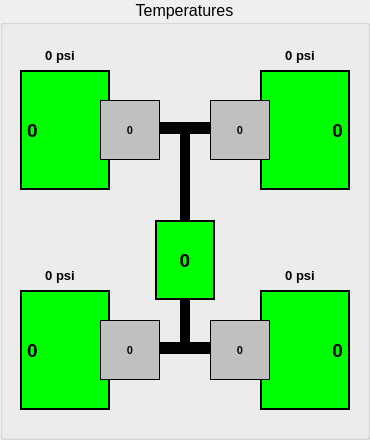
     <widget class="QGroupBox" name="group_temperatures">
      <property name="sizePolicy">
       <sizepolicy hsizetype="Fixed" vsizetype="Preferred">
        <horstretch>0</horstretch>
        <verstretch>0</verstretch>
       </sizepolicy>
      </property>
      <property name="minimumSize">
       <size>
        <width>370</width>
        <height>440</height>
       </size>
      </property>
      <property name="font">
       <font>
        <pointsize>12</pointsize>
        <weight>50</weight>
        <bold>false</bold>
       </font>
      </property>
      <property name="title">
       <string>Temperatures</string>
      </property>
      <property name="alignment">
       <set>Qt::AlignHCenter|Qt::AlignTop</set>
      </property>
      <property name="flat">
       <bool>false</bool>
      </property>
      <widget class="QLabel" name="temp_tyre_fl">
       <property name="geometry">
        <rect>
         <x>20</x>
         <y>70</y>
         <width>90</width>
         <height>120</height>
        </rect>
       </property>
       <property name="sizePolicy">
        <sizepolicy hsizetype="Fixed" vsizetype="Fixed">
         <horstretch>0</horstretch>
         <verstretch>0</verstretch>
        </sizepolicy>
       </property>
       <property name="font">
        <font>
         <family>Arial</family>
         <pointsize>14</pointsize>
         <weight>75</weight>
         <bold>true</bold>
        </font>
       </property>
       <property name="autoFillBackground">
        <bool>false</bool>
       </property>
       <property name="styleSheet">
        <string notr="true">background-color: hsv(120, 255, 255)</string>
       </property>
       <property name="frameShape">
        <enum>QFrame::Box</enum>
       </property>
       <property name="frameShadow">
        <enum>QFrame::Plain</enum>
       </property>
       <property name="lineWidth">
        <number>2</number>
       </property>
       <property name="text">
        <string>0</string>
       </property>
       <property name="scaledContents">
        <bool>false</bool>
       </property>
       <property name="alignment">
        <set>Qt::AlignLeading|Qt::AlignLeft|Qt::AlignVCenter</set>
       </property>
      </widget>
      <widget class="QLabel" name="temp_tyre_rl">
       <property name="geometry">
        <rect>
         <x>20</x>
         <y>290</y>
         <width>90</width>
         <height>120</height>
        </rect>
       </property>
       <property name="sizePolicy">
        <sizepolicy hsizetype="Fixed" vsizetype="Fixed">
         <horstretch>0</horstretch>
         <verstretch>0</verstretch>
        </sizepolicy>
       </property>
       <property name="font">
        <font>
         <pointsize>14</pointsize>
         <weight>75</weight>
         <bold>true</bold>
        </font>
       </property>
       <property name="styleSheet">
        <string notr="true">background-color: hsv(120, 255, 255)</string>
       </property>
       <property name="frameShape">
        <enum>QFrame::Box</enum>
       </property>
       <property name="lineWidth">
        <number>2</number>
       </property>
       <property name="text">
        <string>0</string>
       </property>
       <property name="alignment">
        <set>Qt::AlignLeading|Qt::AlignLeft|Qt::AlignVCenter</set>
       </property>
      </widget>
      <widget class="QLabel" name="temp_engine">
       <property name="geometry">
        <rect>
         <x>155</x>
         <y>220</y>
         <width>60</width>
         <height>80</height>
        </rect>
       </property>
       <property name="sizePolicy">
        <sizepolicy hsizetype="Fixed" vsizetype="Fixed">
         <horstretch>0</horstretch>
         <verstretch>0</verstretch>
        </sizepolicy>
       </property>
       <property name="font">
        <font>
         <pointsize>14</pointsize>
         <weight>75</weight>
         <bold>true</bold>
        </font>
       </property>
       <property name="styleSheet">
        <string notr="true">background-color: hsv(120, 255, 255)</string>
       </property>
       <property name="frameShape">
        <enum>QFrame::Box</enum>
       </property>
       <property name="lineWidth">
        <number>2</number>
       </property>
       <property name="text">
        <string>0</string>
       </property>
       <property name="alignment">
        <set>Qt::AlignCenter</set>
       </property>
      </widget>
      <widget class="QLabel" name="temp_tyre_fr">
       <property name="geometry">
        <rect>
         <x>260</x>
         <y>70</y>
         <width>90</width>
         <height>120</height>
        </rect>
       </property>
       <property name="sizePolicy">
        <sizepolicy hsizetype="Fixed" vsizetype="Fixed">
         <horstretch>0</horstretch>
         <verstretch>0</verstretch>
        </sizepolicy>
       </property>
       <property name="font">
        <font>
         <pointsize>14</pointsize>
         <weight>75</weight>
         <bold>true</bold>
        </font>
       </property>
       <property name="styleSheet">
        <string notr="true">background-color: hsv(120, 255, 255)</string>
       </property>
       <property name="frameShape">
        <enum>QFrame::Box</enum>
       </property>
       <property name="lineWidth">
        <number>2</number>
       </property>
       <property name="text">
        <string>0</string>
       </property>
       <property name="alignment">
        <set>Qt::AlignRight|Qt::AlignTrailing|Qt::AlignVCenter</set>
       </property>
      </widget>
      <widget class="QLabel" name="temp_tyre_rr">
       <property name="geometry">
        <rect>
         <x>260</x>
         <y>290</y>
         <width>90</width>
         <height>120</height>
        </rect>
       </property>
       <property name="sizePolicy">
        <sizepolicy hsizetype="Fixed" vsizetype="Fixed">
         <horstretch>0</horstretch>
         <verstretch>0</verstretch>
        </sizepolicy>
       </property>
       <property name="font">
        <font>
         <pointsize>14</pointsize>
         <weight>75</weight>
         <bold>true</bold>
        </font>
       </property>
       <property name="styleSheet">
        <string notr="true">background-color: hsv(120, 255, 255)</string>
       </property>
       <property name="frameShape">
        <enum>QFrame::Box</enum>
       </property>
       <property name="lineWidth">
        <number>2</number>
       </property>
       <property name="text">
        <string>0</string>
       </property>
       <property name="alignment">
        <set>Qt::AlignRight|Qt::AlignTrailing|Qt::AlignVCenter</set>
       </property>
      </widget>
      <widget class="Line" name="line_3">
       <property name="geometry">
        <rect>
         <x>175</x>
         <y>130</y>
         <width>21</width>
         <height>221</height>
        </rect>
       </property>
       <property name="sizePolicy">
        <sizepolicy hsizetype="Fixed" vsizetype="Fixed">
         <horstretch>0</horstretch>
         <verstretch>0</verstretch>
        </sizepolicy>
       </property>
       <property name="frameShadow">
        <enum>QFrame::Plain</enum>
       </property>
       <property name="lineWidth">
        <number>10</number>
       </property>
       <property name="midLineWidth">
        <number>10</number>
       </property>
       <property name="orientation">
        <enum>Qt::Vertical</enum>
       </property>
      </widget>
      <widget class="Line" name="line_6">
       <property name="geometry">
        <rect>
         <x>70</x>
         <y>120</y>
         <width>231</width>
         <height>16</height>
        </rect>
       </property>
       <property name="sizePolicy">
        <sizepolicy hsizetype="Fixed" vsizetype="Fixed">
         <horstretch>0</horstretch>
         <verstretch>0</verstretch>
        </sizepolicy>
       </property>
       <property name="frameShadow">
        <enum>QFrame::Plain</enum>
       </property>
       <property name="lineWidth">
        <number>12</number>
       </property>
       <property name="midLineWidth">
        <number>12</number>
       </property>
       <property name="orientation">
        <enum>Qt::Horizontal</enum>
       </property>
      </widget>
      <widget class="Line" name="line_7">
       <property name="geometry">
        <rect>
         <x>70</x>
         <y>340</y>
         <width>231</width>
         <height>16</height>
        </rect>
       </property>
       <property name="sizePolicy">
        <sizepolicy hsizetype="Fixed" vsizetype="Fixed">
         <horstretch>0</horstretch>
         <verstretch>0</verstretch>
        </sizepolicy>
       </property>
       <property name="frameShadow">
        <enum>QFrame::Plain</enum>
       </property>
       <property name="lineWidth">
        <number>12</number>
       </property>
       <property name="midLineWidth">
        <number>12</number>
       </property>
       <property name="orientation">
        <enum>Qt::Horizontal</enum>
       </property>
      </widget>
      <widget class="QLabel" name="temp_brake_fl">
       <property name="geometry">
        <rect>
         <x>100</x>
         <y>100</y>
         <width>60</width>
         <height>60</height>
        </rect>
       </property>
       <property name="sizePolicy">
        <sizepolicy hsizetype="Fixed" vsizetype="Fixed">
         <horstretch>0</horstretch>
         <verstretch>0</verstretch>
        </sizepolicy>
       </property>
       <property name="font">
        <font>
         <pointsize>8</pointsize>
         <weight>75</weight>
         <bold>true</bold>
        </font>
       </property>
       <property name="styleSheet">
        <string notr="true">background-color: rgb(192, 192, 192);</string>
       </property>
       <property name="frameShape">
        <enum>QFrame::Box</enum>
       </property>
       <property name="text">
        <string>0</string>
       </property>
       <property name="alignment">
        <set>Qt::AlignCenter</set>
       </property>
      </widget>
      <widget class="QLabel" name="temp_brake_fr">
       <property name="geometry">
        <rect>
         <x>210</x>
         <y>100</y>
         <width>60</width>
         <height>60</height>
        </rect>
       </property>
       <property name="sizePolicy">
        <sizepolicy hsizetype="Fixed" vsizetype="Fixed">
         <horstretch>0</horstretch>
         <verstretch>0</verstretch>
        </sizepolicy>
       </property>
       <property name="font">
        <font>
         <pointsize>8</pointsize>
         <weight>75</weight>
         <bold>true</bold>
        </font>
       </property>
       <property name="styleSheet">
        <string notr="true">background-color: rgb(192, 192, 192);</string>
       </property>
       <property name="frameShape">
        <enum>QFrame::Box</enum>
       </property>
       <property name="text">
        <string>0</string>
       </property>
       <property name="alignment">
        <set>Qt::AlignCenter</set>
       </property>
      </widget>
      <widget class="QLabel" name="temp_brake_rr">
       <property name="geometry">
        <rect>
         <x>210</x>
         <y>320</y>
         <width>60</width>
         <height>60</height>
        </rect>
       </property>
       <property name="sizePolicy">
        <sizepolicy hsizetype="Fixed" vsizetype="Fixed">
         <horstretch>0</horstretch>
         <verstretch>0</verstretch>
        </sizepolicy>
       </property>
       <property name="font">
        <font>
         <pointsize>8</pointsize>
         <weight>75</weight>
         <bold>true</bold>
        </font>
       </property>
       <property name="styleSheet">
        <string notr="true">background-color: rgb(192, 192, 192);</string>
       </property>
       <property name="frameShape">
        <enum>QFrame::Box</enum>
       </property>
       <property name="text">
        <string>0</string>
       </property>
       <property name="alignment">
        <set>Qt::AlignCenter</set>
       </property>
      </widget>
      <widget class="QLabel" name="temp_brake_rl">
       <property name="geometry">
        <rect>
         <x>100</x>
         <y>320</y>
         <width>60</width>
         <height>60</height>
        </rect>
       </property>
       <property name="sizePolicy">
        <sizepolicy hsizetype="Fixed" vsizetype="Fixed">
         <horstretch>0</horstretch>
         <verstretch>0</verstretch>
        </sizepolicy>
       </property>
       <property name="font">
        <font>
         <pointsize>8</pointsize>
         <weight>75</weight>
         <bold>true</bold>
        </font>
       </property>
       <property name="styleSheet">
        <string notr="true">background-color: rgb(192, 192, 192);</string>
       </property>
       <property name="frameShape">
        <enum>QFrame::Box</enum>
       </property>
       <property name="text">
        <string>0</string>
       </property>
       <property name="alignment">
        <set>Qt::AlignCenter</set>
       </property>
      </widget>
      <widget class="QLabel" name="pressure_fl">
       <property name="geometry">
        <rect>
         <x>20</x>
         <y>40</y>
         <width>80</width>
         <height>30</height>
        </rect>
       </property>
       <property name="sizePolicy">
        <sizepolicy hsizetype="Fixed" vsizetype="Fixed">
         <horstretch>0</horstretch>
         <verstretch>0</verstretch>
        </sizepolicy>
       </property>
       <property name="font">
        <font>
         <pointsize>10</pointsize>
         <weight>75</weight>
         <bold>true</bold>
        </font>
       </property>
       <property name="frameShape">
        <enum>QFrame::NoFrame</enum>
       </property>
       <property name="text">
        <string>0 psi</string>
       </property>
       <property name="alignment">
        <set>Qt::AlignCenter</set>
       </property>
      </widget>
      <widget class="QLabel" name="pressure_fr">
       <property name="geometry">
        <rect>
         <x>260</x>
         <y>40</y>
         <width>80</width>
         <height>30</height>
        </rect>
       </property>
       <property name="sizePolicy">
        <sizepolicy hsizetype="Fixed" vsizetype="Fixed">
         <horstretch>0</horstretch>
         <verstretch>0</verstretch>
        </sizepolicy>
       </property>
       <property name="font">
        <font>
         <pointsize>10</pointsize>
         <weight>75</weight>
         <bold>true</bold>
        </font>
       </property>
       <property name="frameShape">
        <enum>QFrame::NoFrame</enum>
       </property>
       <property name="text">
        <string>0 psi</string>
       </property>
       <property name="alignment">
        <set>Qt::AlignCenter</set>
       </property>
      </widget>
      <widget class="QLabel" name="pressure_rl">
       <property name="geometry">
        <rect>
         <x>20</x>
         <y>260</y>
         <width>80</width>
         <height>30</height>
        </rect>
       </property>
       <property name="font">
        <font>
         <pointsize>10</pointsize>
         <weight>75</weight>
         <bold>true</bold>
        </font>
       </property>
       <property name="frameShape">
        <enum>QFrame::NoFrame</enum>
       </property>
       <property name="text">
        <string>0 psi</string>
       </property>
       <property name="alignment">
        <set>Qt::AlignCenter</set>
       </property>
      </widget>
      <widget class="QLabel" name="pressure_rr">
       <property name="geometry">
        <rect>
         <x>260</x>
         <y>260</y>
         <width>80</width>
         <height>30</height>
        </rect>
       </property>
       <property name="sizePolicy">
        <sizepolicy hsizetype="Fixed" vsizetype="Fixed">
         <horstretch>0</horstretch>
         <verstretch>0</verstretch>
        </sizepolicy>
       </property>
       <property name="font">
        <font>
         <pointsize>10</pointsize>
         <weight>75</weight>
         <bold>true</bold>
        </font>
       </property>
       <property name="frameShape">
        <enum>QFrame::NoFrame</enum>
       </property>
       <property name="text">
        <string>0 psi</string>
       </property>
       <property name="alignment">
        <set>Qt::AlignCenter</set>
       </property>
      </widget>
      <zorder>line_6</zorder>
      <zorder>line_7</zorder>
      <zorder>line_3</zorder>
      <zorder>temp_tyre_fl</zorder>
      <zorder>temp_tyre_rr</zorder>
      <zorder>temp_tyre_fr</zorder>
      <zorder>temp_tyre_rl</zorder>
      <zorder>temp_engine</zorder>
      <zorder>temp_brake_fl</zorder>
      <zorder>temp_brake_fr</zorder>
      <zorder>temp_brake_rr</zorder>
      <zorder>temp_brake_rl</zorder>
      <zorder>pressure_fl</zorder>
      <zorder>pressure_fr</zorder>
      <zorder>pressure_rl</zorder>
      <zorder>pressure_rr</zorder>
     </widget>
